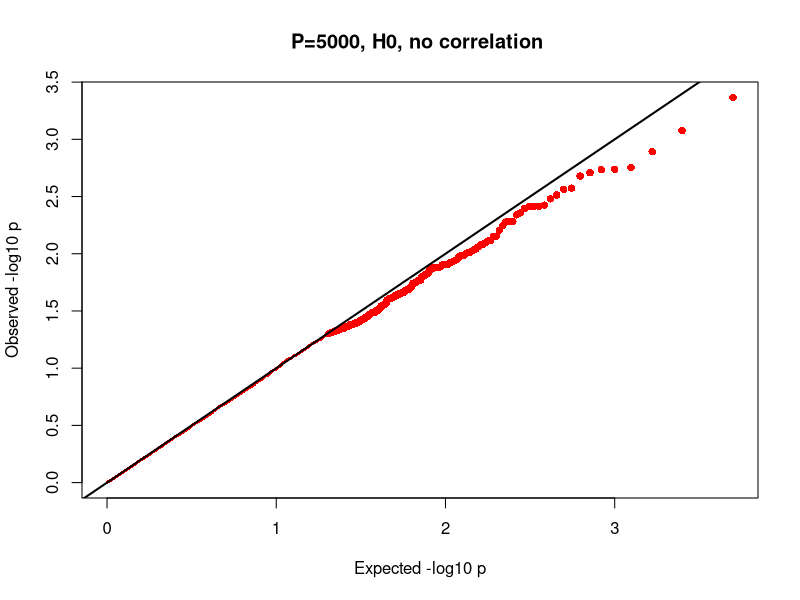
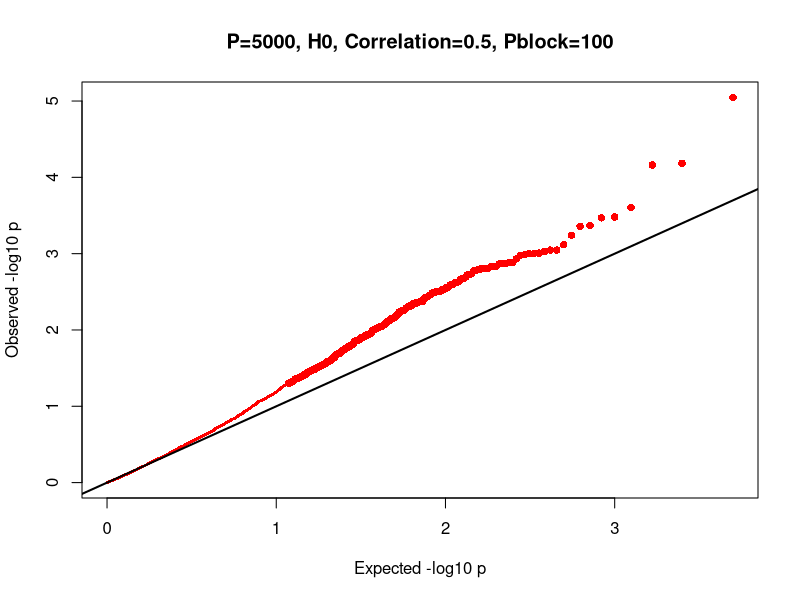
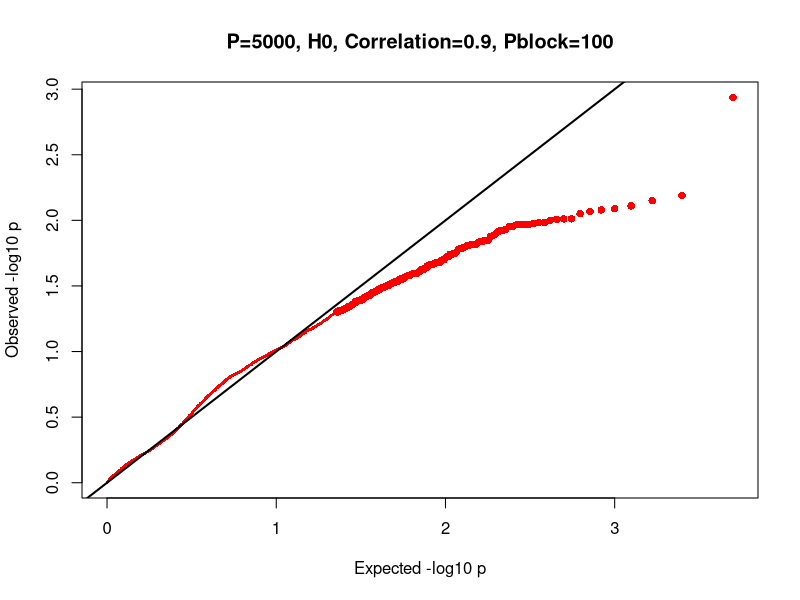
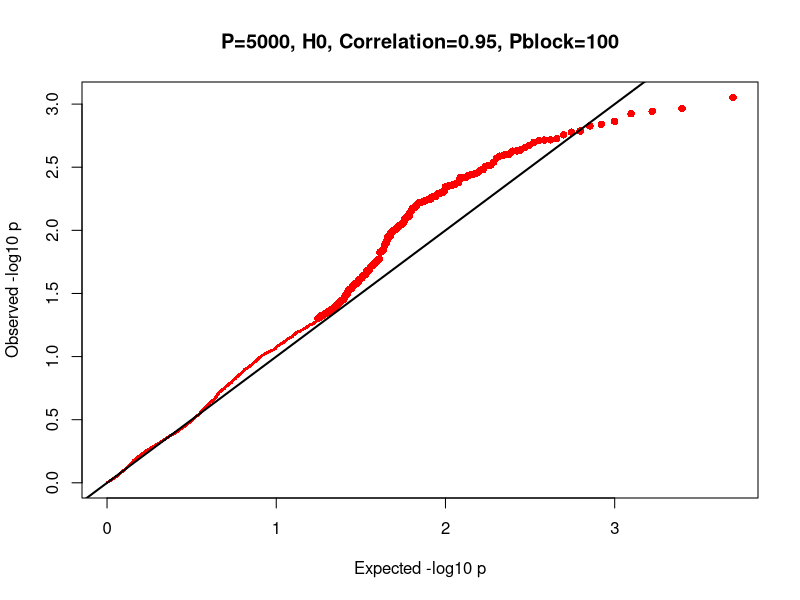
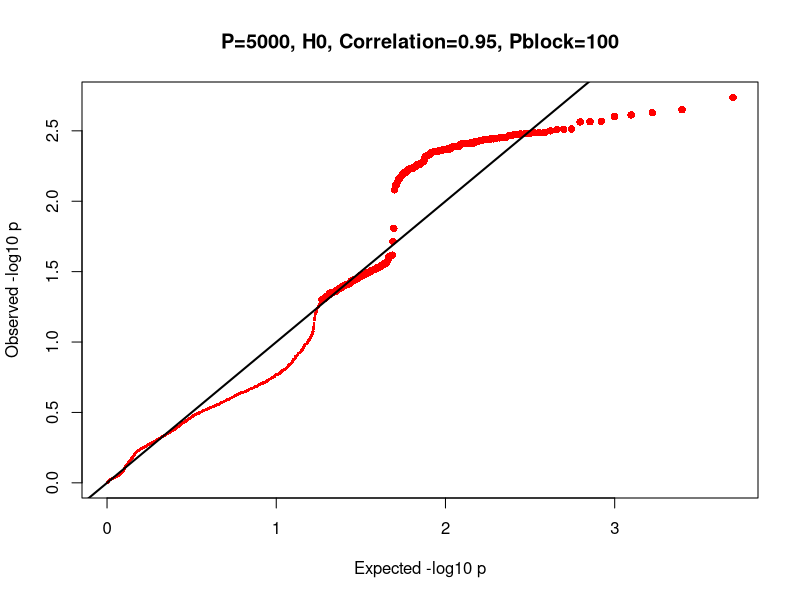
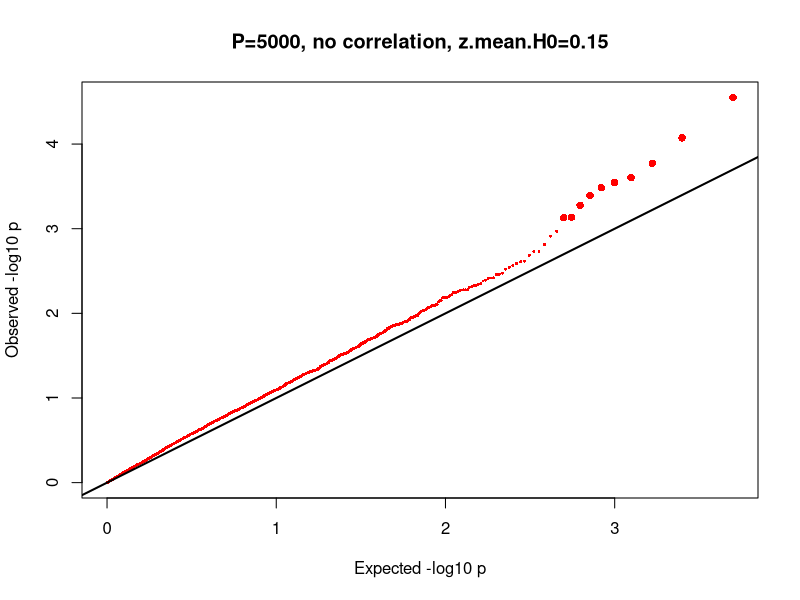
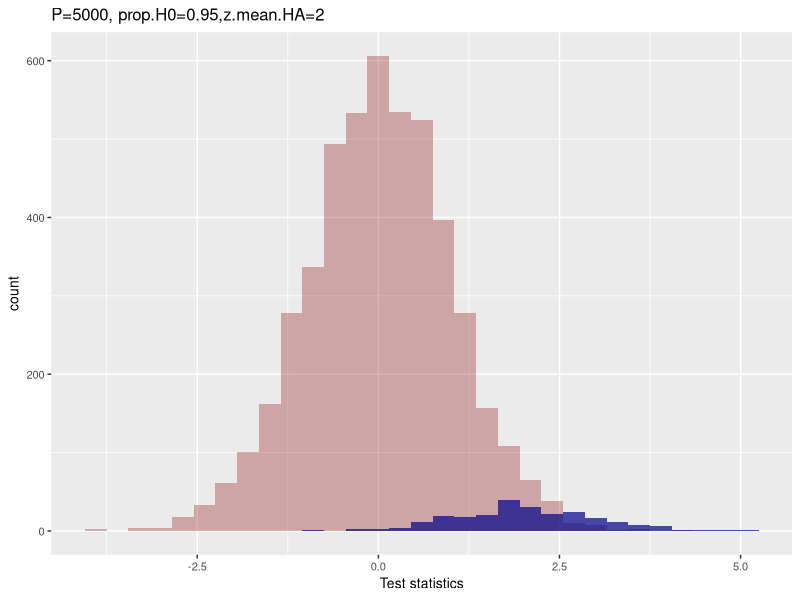
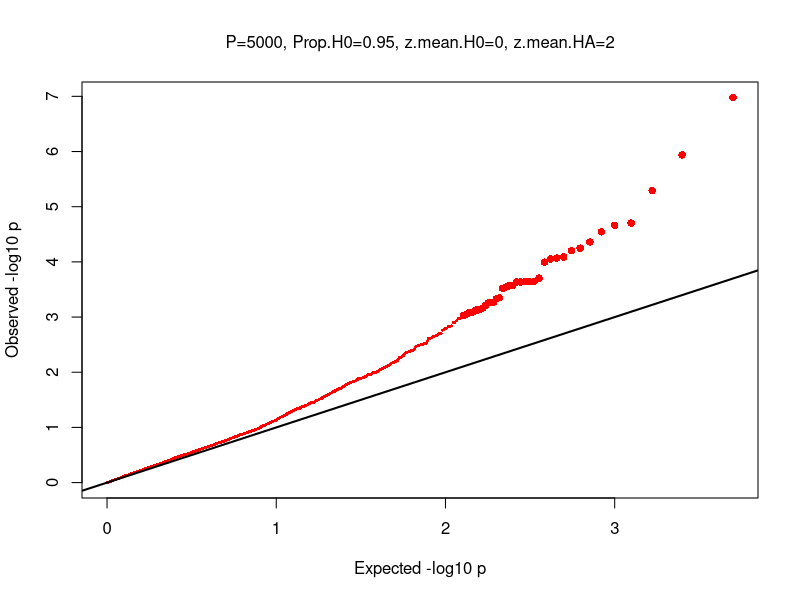

Write R code to recreate these figures, in order.
## ---- chunk 1
knitr::opts_chunk$set(echo = TRUE)
## ---- chunk 2
library(mvtnorm)
library(ggplot2)

P <- 100           # number of tests to be performed
Pblock <- 10       # number of tests within a correlated group,
                   #    number of blocks will be P/Pblock
cor.block <- 0     # correlation between tests inside a block
prop.H0 <- 1.0     # proportion of tests following null hypothesis
z.mean.H0 <- 0     # deviation from the null (simulating the idea of QQplot inflation) for test that should follow the null
                   #     set to zero by default
z.sd.H0 <- 1       # standard deviation for null tests
z.mean.HA <- 0.5   # mean for tests following HA
z.sd.HA <- 1.0     # standard deviation for tests following HA

set.seed(97531)
## ---- chunk 3

qqplot1 <- function(pvals, pthresh=0.001) {
  pvals2 <- sort(-log10(pvals[!is.na(pvals)]))
  which.large <- which(pvals2>-log10(pthresh))
  xaxis <- sort(-log10((1:length(pvals2))/length(pvals2)))
  plot(xaxis, pvals2, pch=16, col='red', cex=0.4, xlab='Expected -log10 p',
       ylab='Observed -log10 p')
  if (length(which.large)>0) {
    points(xaxis[which.large], pvals2[which.large], col='red', pch=16, cex=1)
  }
  abline(0,1, lwd=2)
}
## ---- chunk 4

gendata <- function(P, Pblock, cor.block, prop.H0,
                    z.mean.H0, z.sd.H0,
                    z.mean.HA, z.sd.HA) {
  
Nblocks <- floor(P / Pblock)
z.sigma <- diag(Pblock)*(1-cor.block) + cor.block

z.mean <- rep(NA, Pblock)
vector.z <- rep(NA, P)
vector.HA <- rep(NA, P)

j.start <- 1
for (j in 1:Nblocks) {
  if (prop.H0<1) {
     num.H0 <- rbinom(1, Pblock, prop.H0)
  } else {num.H0 <- Pblock }
  
  j.end <- j.start + Pblock -1
  if (num.H0 ==Pblock) {z.mean <- rep(z.mean.H0, Pblock) 
       vector.HA[j.start:j.end] <- rep(0, Pblock)
  }
  else {
    z.mean <- c(rep(z.mean.H0, num.H0), 
                rep(z.mean.HA, Pblock-num.H0)) 
    vector.HA[j.start:j.end] <- c(rep(0,num.H0), rep(1, (Pblock-num.H0)))
    }
  vector.z[j.start:j.end] <- rmvnorm(1, z.mean, z.sigma)
  j.start <- j.start + Pblock
}
if (P > Nblocks*Pblock) {
  num.left <- P - Nblocks*Pblock
  vector.z[(num.left+1):P] <- rmvnorm(num.left,
              rep(z.mean.H0,num.left),
              diag(num.left))
  vector.HA[(num.left+1):P] <- 0
}
return(data.frame(vector.z = vector.z, vector.HA =vector.HA))
}
## ---- chunk 5

P <- 5000
Pblock <- 100
cor.block <- 0.0
dat1 <- gendata(P, Pblock, cor.block, prop.H0, z.mean.H0, z.sd.H0,
                z.mean.HA, z.sd.HA)
# note these are one-tailed tests
qqplot1(1-pnorm(dat1$vector.z), pthresh=0.05)
title("P=5000, H0, no correlation ")

P <- 5000
Pblock <- 100
cor.block <- 0.50
dat2<-gendata(P, Pblock, cor.block, prop.H0, z.mean.H0, z.sd.H0,
                z.mean.HA, z.sd.HA)
qqplot1(1-pnorm(dat2$vector.z), pthresh=0.05)
title("P=5000, H0, Correlation=0.5, Pblock=100")

P <- 5000
Pblock <- 100
cor.block <- 0.90
dat2<-gendata(P, Pblock, cor.block, prop.H0, z.mean.H0, z.sd.H0,
                z.mean.HA, z.sd.HA)
qqplot1(1-pnorm(dat2$vector.z), pthresh=0.05)
title("P=5000, H0, Correlation=0.9, Pblock=100")

P <- 5000
Pblock <- 100
cor.block <- 0.95
dat2<-gendata(P, Pblock, cor.block, prop.H0, z.mean.H0, z.sd.H0,
                z.mean.HA, z.sd.HA)
qqplot1(1-pnorm(dat2$vector.z), pthresh=0.05)
title("P=5000, H0, Correlation=0.95, Pblock=100")

P <- 5000
Pblock <- 100
cor.block <- 0.99
dat2<-gendata(P, Pblock, cor.block, prop.H0, z.mean.H0, z.sd.H0,
                z.mean.HA, z.sd.HA)
qqplot1(1-pnorm(dat2$vector.z), pthresh=0.05)
title("P=5000, H0, Correlation=0.95, Pblock=100")


## ---- chunk 6

P <- 5000
Pblock <- 100
cor.block <- 0
z.mean.H0 <- 0.15
z.sd.H0 <- 1
dat1<-gendata(P, Pblock, cor.block, prop.H0, z.mean.H0, z.sd.H0,
                z.mean.HA, z.sd.HA)
qqplot1(1-pnorm(dat1$vector.z))
title("P=5000, no correlation, z.mean.H0=0.15")

## ---- chunk 7

P <- 5000
Pblock <- 100
cor.block <- 0.10
z.mean.H0 <- 0
z.sd.H0 <- 1
z.mean.HA <- 2.0
z.sd.HA <- 1
prop.H0 <- 0.95
dat1<-gendata(P, Pblock, cor.block, prop.H0, z.mean.H0, z.sd.H0,
                z.mean.HA, z.sd.HA)

ggplot(dat1,aes(vector.z)) +
    geom_histogram(data=subset(dat1,vector.HA==0),fill = "darkred", alpha = 0.3,
                   binwidth = 0.3) +
    geom_histogram(data=subset(dat1,vector.HA==1),fill = "darkblue", alpha = 0.7,
                   binwidth=0.3) +
    labs(x="Test statistics") + ggtitle("P=5000, prop.H0=0.95,z.mean.HA=2") +
    theme(text = element_text(size=10))

qqplot1(1-pnorm(dat1$vector.z))
mtext(side = 3, line = 1.5, "P=5000, Prop.H0=0.95, z.mean.H0=0, z.mean.HA=2")


prop.H0 <- 0.70
z.mean.HA <-0.20
dat1<-gendata(P, Pblock, cor.block, prop.H0, z.mean.H0, z.sd.H0,
                z.mean.HA, z.sd.HA)

ggplot(dat1,aes(vector.z)) +
    geom_histogram(data=subset(dat1,vector.HA==0),fill = "darkred", alpha = 0.3,
                   binwidth = 0.3) +
    geom_histogram(data=subset(dat1,vector.HA==1),fill = "darkblue", alpha = 0.7,
                   binwidth=0.3) +
    labs(x="Test statistics") + ggtitle("P=5000, prop.H0=0.7, z.mean.HA=0.20") +
    theme(text = element_text(size=10))

qqplot1(1-pnorm(dat1$vector.z))
mtext(side = 3, line = 1.5, "P=5000, prop.H0=0.7, z.mean.HA=0.2")


## ---- chunk 8
N<- 20
latent1 <- rnorm(N)
latent2 <- rnorm(N)

P<- 10
sd1 <- 1
Y1 <- lapply(latent1,function(x) rnorm(P, x, sd1))
Y1 <- matrix(unlist(Y1), ncol=P, byrow=TRUE)
#plot(latent1,apply(Y1,1,mean))

sd2 <- 1
Y2 <- lapply(latent2,function(x) rnorm(P, x, sd2))
Y2 <- matrix(unlist(Y2), ncol=P, byrow=TRUE)
#plot(latent1,apply(Y1,1,mean))

pvalmat <- matrix(NA,P,P)
for (ii in 1:P){ for (jj in 1:P) {
  pvalmat[ii,jj] <- cor.test(Y1[,ii],Y2[,jj])$p.value}}

qqplot1(unlist(-log10(pvalmat)))
abline(h=-log10(cor.test(latent1, latent2)$p.value), lwd=2, col='blue')
